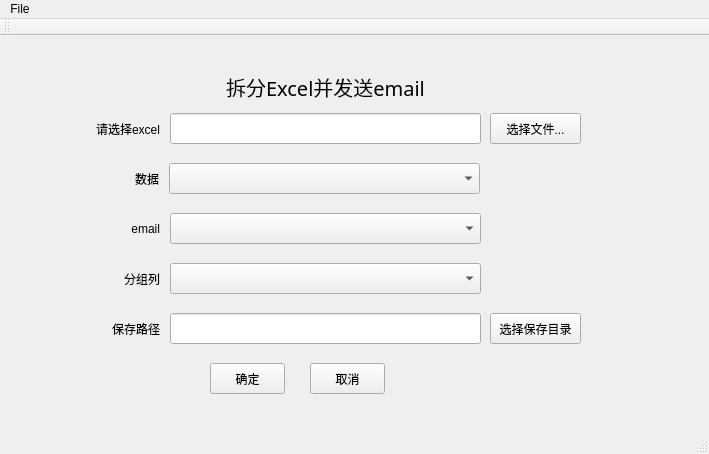
<?xml version="1.0" encoding="UTF-8"?>
<ui version="4.0">
 <class>MainWindow</class>
 <widget class="QMainWindow" name="MainWindow">
  <property name="geometry">
   <rect>
    <x>0</x>
    <y>0</y>
    <width>709</width>
    <height>454</height>
   </rect>
  </property>
  <property name="windowTitle">
   <string>拆分Excel并发送email</string>
  </property>
  <widget class="QWidget" name="centralWidget">
   <widget class="QLabel" name="selectFileLabel">
    <property name="geometry">
     <rect>
      <x>69</x>
      <y>77</y>
      <width>91</width>
      <height>31</height>
     </rect>
    </property>
    <property name="text">
     <string>请选择excel</string>
    </property>
    <property name="alignment">
     <set>Qt::AlignRight|Qt::AlignTrailing|Qt::AlignVCenter</set>
    </property>
   </widget>
   <widget class="QLineEdit" name="xlsObjLineEdit">
    <property name="geometry">
     <rect>
      <x>170</x>
      <y>77</y>
      <width>311</width>
      <height>31</height>
     </rect>
    </property>
   </widget>
   <widget class="QLabel" name="selectFileLabel_2">
    <property name="geometry">
     <rect>
      <x>69</x>
      <y>227</y>
      <width>91</width>
      <height>31</height>
     </rect>
    </property>
    <property name="text">
     <string>分组列</string>
    </property>
    <property name="alignment">
     <set>Qt::AlignRight|Qt::AlignTrailing|Qt::AlignVCenter</set>
    </property>
   </widget>
   <widget class="QLabel" name="selectFileLabel_3">
    <property name="geometry">
     <rect>
      <x>69</x>
      <y>277</y>
      <width>91</width>
      <height>31</height>
     </rect>
    </property>
    <property name="text">
     <string>保存路径</string>
    </property>
    <property name="alignment">
     <set>Qt::AlignRight|Qt::AlignTrailing|Qt::AlignVCenter</set>
    </property>
   </widget>
   <widget class="QLineEdit" name="savePathLineEdit">
    <property name="geometry">
     <rect>
      <x>170</x>
      <y>277</y>
      <width>311</width>
      <height>31</height>
     </rect>
    </property>
   </widget>
   <widget class="QPushButton" name="submitPushButton">
    <property name="geometry">
     <rect>
      <x>210</x>
      <y>327</y>
      <width>75</width>
      <height>31</height>
     </rect>
    </property>
    <property name="text">
     <string>确定</string>
    </property>
   </widget>
   <widget class="QPushButton" name="cancelPushButton">
    <property name="geometry">
     <rect>
      <x>310</x>
      <y>327</y>
      <width>75</width>
      <height>31</height>
     </rect>
    </property>
    <property name="text">
     <string>取消</string>
    </property>
   </widget>
   <widget class="QComboBox" name="groupByComboBox">
    <property name="geometry">
     <rect>
      <x>170</x>
      <y>227</y>
      <width>311</width>
      <height>31</height>
     </rect>
    </property>
   </widget>
   <widget class="QPushButton" name="selectFilePushButton">
    <property name="geometry">
     <rect>
      <x>490</x>
      <y>77</y>
      <width>91</width>
      <height>31</height>
     </rect>
    </property>
    <property name="text">
     <string>选择文件...</string>
    </property>
   </widget>
   <widget class="QPushButton" name="savePathPushButton">
    <property name="geometry">
     <rect>
      <x>490</x>
      <y>277</y>
      <width>91</width>
      <height>31</height>
     </rect>
    </property>
    <property name="text">
     <string>选择保存目录</string>
    </property>
   </widget>
   <widget class="QComboBox" name="dataComboBox">
    <property name="geometry">
     <rect>
      <x>169</x>
      <y>127</y>
      <width>311</width>
      <height>31</height>
     </rect>
    </property>
   </widget>
   <widget class="QLabel" name="selectFileLabel_4">
    <property name="geometry">
     <rect>
      <x>68</x>
      <y>127</y>
      <width>91</width>
      <height>31</height>
     </rect>
    </property>
    <property name="text">
     <string>数据</string>
    </property>
    <property name="alignment">
     <set>Qt::AlignRight|Qt::AlignTrailing|Qt::AlignVCenter</set>
    </property>
   </widget>
   <widget class="QLabel" name="selectFileLabel_5">
    <property name="geometry">
     <rect>
      <x>69</x>
      <y>177</y>
      <width>91</width>
      <height>31</height>
     </rect>
    </property>
    <property name="text">
     <string>email</string>
    </property>
    <property name="alignment">
     <set>Qt::AlignRight|Qt::AlignTrailing|Qt::AlignVCenter</set>
    </property>
   </widget>
   <widget class="QComboBox" name="emailComboBox">
    <property name="geometry">
     <rect>
      <x>170</x>
      <y>177</y>
      <width>311</width>
      <height>31</height>
     </rect>
    </property>
   </widget>
   <widget class="QLabel" name="logoLabel">
    <property name="geometry">
     <rect>
      <x>80</x>
      <y>20</y>
      <width>81</width>
      <height>41</height>
     </rect>
    </property>
    <property name="styleSheet">
     <string notr="true">image: url(:/images/DDMC.PNG);</string>
    </property>
    <property name="text">
     <string/>
    </property>
   </widget>
   <widget class="QLabel" name="titleLabel">
    <property name="geometry">
     <rect>
      <x>170</x>
      <y>30</y>
      <width>311</width>
      <height>41</height>
     </rect>
    </property>
    <property name="font">
     <font>
      <family>Microsoft YaHei</family>
      <pointsize>15</pointsize>
      <weight>50</weight>
      <italic>false</italic>
      <bold>false</bold>
     </font>
    </property>
    <property name="text">
     <string>拆分Excel并发送email</string>
    </property>
    <property name="alignment">
     <set>Qt::AlignCenter</set>
    </property>
   </widget>
  </widget>
  <widget class="QMenuBar" name="menuBar">
   <property name="geometry">
    <rect>
     <x>0</x>
     <y>0</y>
     <width>709</width>
     <height>23</height>
    </rect>
   </property>
   <widget class="QMenu" name="menuFile">
    <property name="title">
     <string>File</string>
    </property>
    <addaction name="actionConfig_Setting"/>
    <addaction name="actionLoad_Config"/>
   </widget>
   <addaction name="menuFile"/>
  </widget>
  <widget class="QToolBar" name="mainToolBar">
   <attribute name="toolBarArea">
    <enum>TopToolBarArea</enum>
   </attribute>
   <attribute name="toolBarBreak">
    <bool>false</bool>
   </attribute>
  </widget>
  <widget class="QStatusBar" name="statusBar"/>
  <action name="actionConfig_Setting">
   <property name="text">
    <string>Config Setting</string>
   </property>
  </action>
  <action name="actionLoad_Config">
   <property name="text">
    <string>Load Config</string>
   </property>
  </action>
 </widget>
 <layoutdefault spacing="6" margin="11"/>
 <resources/>
 <connections/>
</ui>
